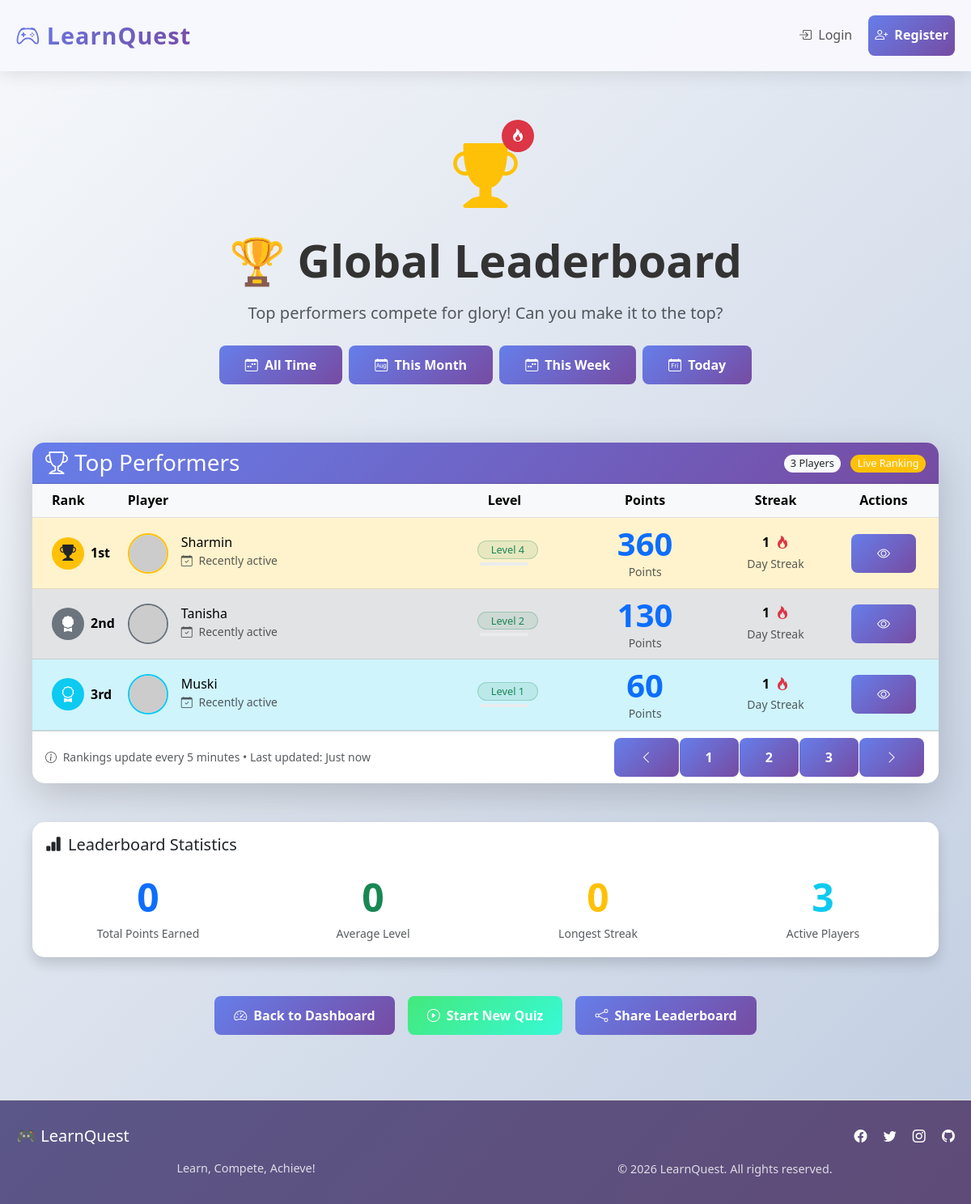
The page /leaderboard on the database as committed earlier.
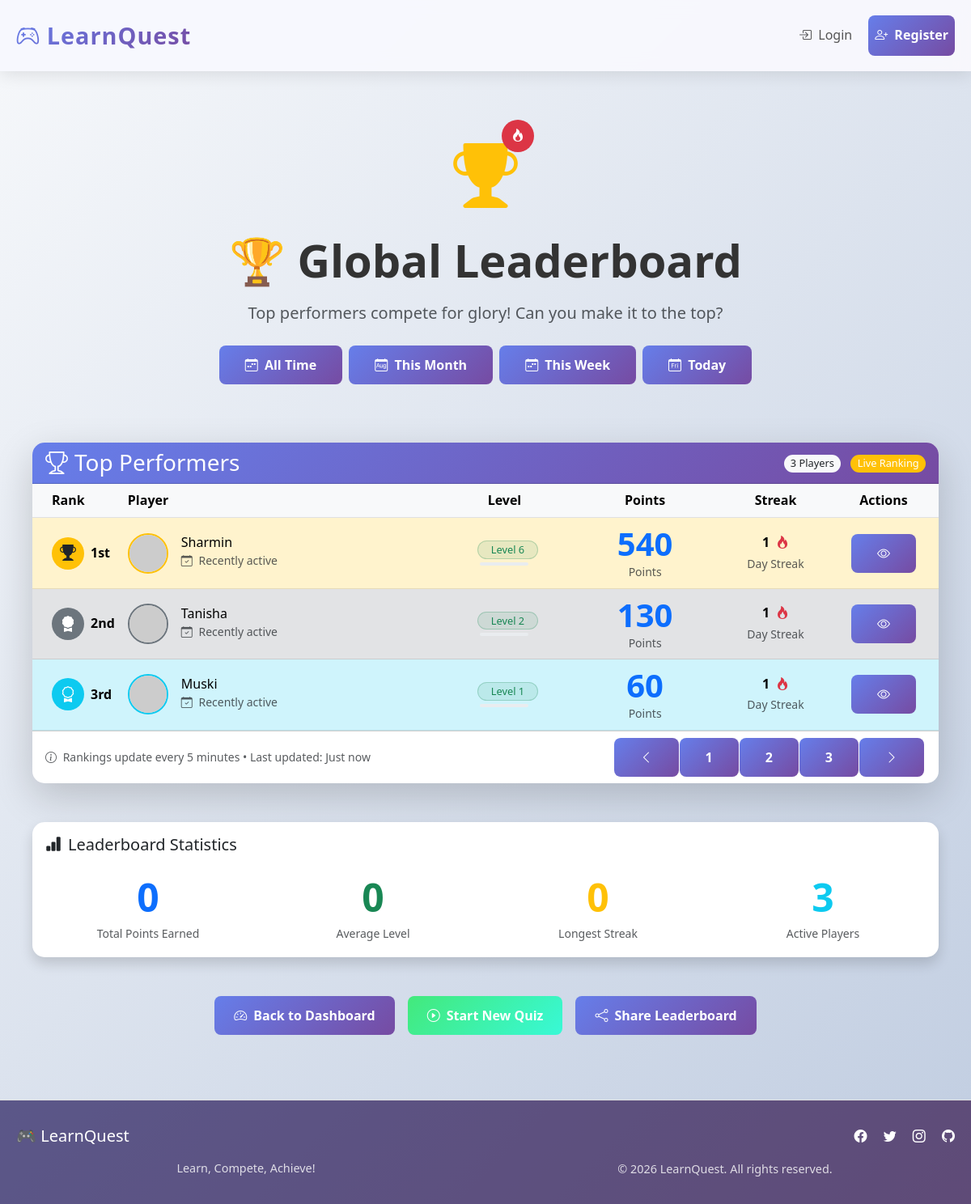
The same page on the database as committed later.
### tables this page shows
CREATE TABLE users (
        id INTEGER PRIMARY KEY AUTOINCREMENT,
        username TEXT UNIQUE NOT NULL,
        password TEXT NOT NULL,
        points INTEGER DEFAULT 0,
        level INTEGER DEFAULT 1,
        badges TEXT DEFAULT '',
        streak INTEGER DEFAULT 0,
        last_quiz_date TEXT,
        total_quizzes INTEGER DEFAULT 0,
        best_streak INTEGER DEFAULT 0,
        avatar TEXT DEFAULT '🎓',
        created_at TIMESTAMP DEFAULT CURRENT_TIMESTAMP
    );

### app.py (the view)
@app.route('/leaderboard')
def leaderboard():
    conn = get_db()
    users = conn.execute('SELECT username, points, level, badges, streak, avatar FROM users ORDER BY points DESC LIMIT 10').fetchall()
    conn.close()
    return render_template('leaderboard.html', users=users)

### app.py (called while the page is built)
def get_db():
    conn = sqlite3.connect('quiz_platform.db')
    conn.row_factory = sqlite3.Row
    return conn

### templates/leaderboard.html (shortened to what the changed rows need)
{% extends "base.html" %}
{% block content %}
<div class="container py-5">
    <div class="row mb-5">
        <div class="col-12">
            <div class="text-center">
                <h1 class="display-4 fw-bold mb-3">🏆 Global Leaderboard</h1>
            </div>
        </div>
    </div>
    <div class="row mb-5">
        <div class="col-12">
            <div class="card border-0 shadow-lg animate-fade-in-up">
                <div class="card-body p-0">
                    <div class="table-responsive">
                        <table class="table table-hover align-middle mb-0">
                            <thead class="table-light">
                                <tr>
                                    <th class="ps-4" style="width: 80px;">Rank</th>
                                    <th>Player</th>
                                    <th class="text-center">Level</th>
                                    <th class="text-center">Points</th>
                                    <th class="text-center">Streak</th>
                                    <th class="pe-4 text-center" style="width: 120px;">Actions</th>
                                </tr>
                            </thead>
                            <tbody>
                                {% if users %}
                                    {% for user in users %}
                                    <tr class="{% if loop.index <= 3 %}table-{{ ['warning', 'secondary', 'info'][loop.index-1] }}{% endif %} {% if user.username == session.username %}table-primary{% endif %}">
                                        <td class="ps-4">
                                            <div class="position-relative">
                                                {% if loop.index == 1 %}
                                                    <div class="position-absolute top-50 start-0 translate-middle-y">
                                                        <div class="bg-warning text-dark rounded-circle d-flex align-items-center justify-content-center"
                                                             style="width: 40px; height: 40px;">
                                                            <i class="bi bi-trophy-fill fs-5"></i>
                                                        </div>
                                                    </div>
                                                    <span class="ms-5 fw-bold">1st</span>
                                                {% elif loop.index == 2 %}
                                                    <div class="position-absolute top-50 start-0 translate-middle-y">
                                                        <div class="bg-secondary text-white rounded-circle d-flex align-items-center justify-content-center"
                                                             style="width: 40px; height: 40px;">
                                                            <i class="bi bi-award-fill fs-5"></i>
                                                        </div>
                                                    </div>
                                                    <span class="ms-5 fw-bold">2nd</span>
                                                {% elif loop.index == 3 %}
                                                    <div class="position-absolute top-50 start-0 translate-middle-y">
                                                        <div class="bg-info text-white rounded-circle d-flex align-items-center justify-content-center"
                                                             style="width: 40px; height: 40px;">
                                                            <i class="bi bi-award fs-5"></i>
                                                        </div>
                                                    </div>
                                                    <span class="ms-5 fw-bold">3rd</span>
                                                {% else %}
                                                    <div class="text-center">
                                                        <span class="badge bg-light text-dark rounded-pill" style="width: 40px;">{{ loop.index }}</span>
                                                    </div>
                                                {% endif %}
                                            </div>
                                        </td>
                                        <td>
                                            <div class="d-flex align-items-center">
                                                <div class="position-relative me-3">
                                                    {% if user.avatar %}
                                                        <img src="{{ url_for('static', filename='avatars/' + user.avatar) }}"
                                                             alt="{{ user.username }}'s avatar"
                                                             class="rounded-circle border border-2 {% if loop.index == 1 %}border-warning{% elif loop.index == 2 %}border-secondary{% elif loop.index == 3 %}border-info{% else %}border-light{% endif %}"
                                                             style="width: 50px; height: 50px; object-fit: cover;"
                                                             onerror="this.src='https://ui-avatars.com/api/?name={{ user.username }}&background=667eea&color=fff&size=50'">
                                                    {% endif %}
                                                </div>
                                                <div>
                                                    <h6 class="mb-0">{{ user.username }}</h6>
                                                    <small class="text-muted">
                                                        <i class="bi bi-calendar-check me-1"></i>
                                                        {{ user.last_active if user.last_active else 'Recently active' }}
                                                    </small>
                                                </div>
                                            </div>
                                        </td>
                                        <td class="text-center">
                                            <div class="d-flex flex-column align-items-center">
                                                <span class="badge bg-success bg-opacity-10 text-success border border-success border-opacity-25 rounded-pill px-3 py-1 mb-1">
                                                    Level {{ user.level }}
                                                </span>
                                                <div class="progress" style="width: 60px; height: 4px;">
                                                </div>
                                            </div>
                                        </td>
                                        <td class="text-center">
                                            <span class="display-6 fw-bold text-primary">{{ user.points }}</span>
                                            <div class="small text-muted">Points</div>
                                        </td>
                                        <td class="text-center">
                                            <div class="d-flex align-items-center justify-content-center">
                                                <span class="fw-bold me-2">{{ user.streak }}</span>
                                                <i class="bi bi-fire text-danger"></i>
                                            </div>
                                            <small class="text-muted">Day Streak</small>
                                        </td>
                                        <td class="pe-4 text-center">
                                            <div class="btn-group" role="group">
                                                <button type="button" class="btn btn-outline-primary btn-sm"
                                                        data-bs-toggle="tooltip"
                                                        title="View Profile">
                                                    <i class="bi bi-eye"></i>
                                                </button>
                                            </div>
                                        </td>
                                    </tr>
                                    {% endfor %}
                                {% endif %}
                            </tbody>
                        </table>
                    </div>
                </div>
            </div>
        </div>
    </div>
</div>
{% endblock %}

Rows that differ between the two databases and show on the page:
changed users "Sharmin": level "4" → "6"; points "360" → "540"
